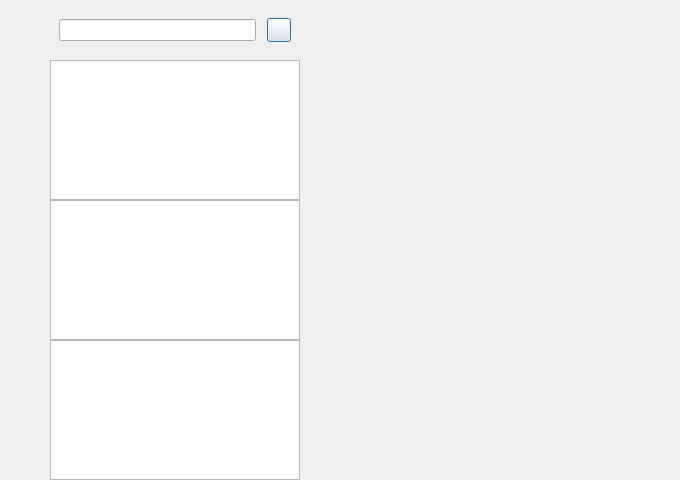
<?xml version="1.0" encoding="UTF-8"?>
<ui version="4.0">
 <class>ChatDialog</class>
 <widget class="QDialog" name="ChatDialog">
  <property name="geometry">
   <rect>
    <x>0</x>
    <y>0</y>
    <width>680</width>
    <height>480</height>
   </rect>
  </property>
  <property name="windowTitle">
   <string>Dialog</string>
  </property>
  <layout class="QHBoxLayout" name="horizontalLayout">
   <property name="spacing">
    <number>0</number>
   </property>
   <property name="leftMargin">
    <number>0</number>
   </property>
   <property name="topMargin">
    <number>0</number>
   </property>
   <property name="rightMargin">
    <number>0</number>
   </property>
   <property name="bottomMargin">
    <number>0</number>
   </property>
   <item>
    <widget class="QWidget" name="side_bar" native="true">
     <property name="sizePolicy">
      <sizepolicy hsizetype="Fixed" vsizetype="Expanding">
       <horstretch>0</horstretch>
       <verstretch>0</verstretch>
      </sizepolicy>
     </property>
     <property name="minimumSize">
      <size>
       <width>50</width>
       <height>0</height>
      </size>
     </property>
     <property name="maximumSize">
      <size>
       <width>50</width>
       <height>16777215</height>
      </size>
     </property>
     <layout class="QVBoxLayout" name="verticalLayout">
      <property name="leftMargin">
       <number>10</number>
      </property>
      <property name="topMargin">
       <number>30</number>
      </property>
      <property name="rightMargin">
       <number>0</number>
      </property>
      <property name="bottomMargin">
       <number>0</number>
      </property>
      <item>
       <widget class="QWidget" name="widget" native="true">
        <layout class="QVBoxLayout" name="verticalLayout_3">
         <property name="spacing">
          <number>30</number>
         </property>
         <property name="leftMargin">
          <number>0</number>
         </property>
         <property name="topMargin">
          <number>0</number>
         </property>
         <property name="rightMargin">
          <number>0</number>
         </property>
         <property name="bottomMargin">
          <number>0</number>
         </property>
         <item>
          <widget class="QLabel" name="side_head_lb">
           <property name="minimumSize">
            <size>
             <width>35</width>
             <height>35</height>
            </size>
           </property>
           <property name="maximumSize">
            <size>
             <width>35</width>
             <height>35</height>
            </size>
           </property>
           <property name="text">
            <string/>
           </property>
          </widget>
         </item>
         <item>
          <widget class="StateWidget" name="side_chat_lb" native="true">
           <property name="minimumSize">
            <size>
             <width>30</width>
             <height>30</height>
            </size>
           </property>
           <property name="maximumSize">
            <size>
             <width>30</width>
             <height>30</height>
            </size>
           </property>
          </widget>
         </item>
         <item>
          <widget class="StateWidget" name="side_contact_lb" native="true">
           <property name="minimumSize">
            <size>
             <width>30</width>
             <height>30</height>
            </size>
           </property>
           <property name="maximumSize">
            <size>
             <width>30</width>
             <height>30</height>
            </size>
           </property>
          </widget>
         </item>
        </layout>
       </widget>
      </item>
      <item>
       <spacer name="verticalSpacer">
        <property name="orientation">
         <enum>Qt::Vertical</enum>
        </property>
        <property name="sizeHint" stdset="0">
         <size>
          <width>20</width>
          <height>40</height>
         </size>
        </property>
       </spacer>
      </item>
     </layout>
    </widget>
   </item>
   <item>
    <widget class="QWidget" name="chat_user_wid" native="true">
     <property name="maximumSize">
      <size>
       <width>250</width>
       <height>16777215</height>
      </size>
     </property>
     <layout class="QVBoxLayout" name="verticalLayout_2">
      <property name="spacing">
       <number>0</number>
      </property>
      <property name="leftMargin">
       <number>0</number>
      </property>
      <property name="topMargin">
       <number>0</number>
      </property>
      <property name="rightMargin">
       <number>0</number>
      </property>
      <property name="bottomMargin">
       <number>0</number>
      </property>
      <item>
       <widget class="QWidget" name="search_wid" native="true">
        <property name="minimumSize">
         <size>
          <width>0</width>
          <height>60</height>
         </size>
        </property>
        <property name="maximumSize">
         <size>
          <width>16777215</width>
          <height>60</height>
         </size>
        </property>
        <layout class="QHBoxLayout" name="horizontalLayout_2">
         <item>
          <widget class="CustonizeEdit" name="search_edit"/>
         </item>
         <item>
          <spacer name="horizontalSpacer">
           <property name="orientation">
            <enum>Qt::Horizontal</enum>
           </property>
           <property name="sizeType">
            <enum>QSizePolicy::Fixed</enum>
           </property>
           <property name="sizeHint" stdset="0">
            <size>
             <width>5</width>
             <height>20</height>
            </size>
           </property>
          </spacer>
         </item>
         <item>
          <widget class="ClickedBtn" name="add_btn">
           <property name="minimumSize">
            <size>
             <width>24</width>
             <height>24</height>
            </size>
           </property>
           <property name="maximumSize">
            <size>
             <width>24</width>
             <height>24</height>
            </size>
           </property>
           <property name="text">
            <string/>
           </property>
          </widget>
         </item>
        </layout>
       </widget>
      </item>
      <item>
       <widget class="ChatUserList" name="chat_user_list"/>
      </item>
      <item>
       <widget class="SearchList" name="search_list"/>
      </item>
      <item>
       <widget class="ContactUserList" name="con_user_list"/>
      </item>
     </layout>
    </widget>
   </item>
   <item>
    <widget class="QStackedWidget" name="stackedWidget">
     <widget class="ChatPage" name="chat_page"/>
     <widget class="ApplyFriendPage" name="friend_apply_page"/>
    </widget>
   </item>
  </layout>
 </widget>
 <customwidgets>
  <customwidget>
   <class>ClickedBtn</class>
   <extends>QPushButton</extends>
   <header location="global">clickedbtn.h</header>
  </customwidget>
  <customwidget>
   <class>CustonizeEdit</class>
   <extends>QLineEdit</extends>
   <header location="global">custonizeedit.h</header>
  </customwidget>
  <customwidget>
   <class>ChatUserList</class>
   <extends>QListWidget</extends>
   <header location="global">chatuserlist.h</header>
  </customwidget>
  <customwidget>
   <class>ChatPage</class>
   <extends>QWidget</extends>
   <header location="global">chatpage.h</header>
   <container>1</container>
  </customwidget>
  <customwidget>
   <class>StateWidget</class>
   <extends>QWidget</extends>
   <header location="global">statewidget.h</header>
   <container>1</container>
  </customwidget>
  <customwidget>
   <class>SearchList</class>
   <extends>QListWidget</extends>
   <header location="global">searchlist.h</header>
  </customwidget>
  <customwidget>
   <class>ContactUserList</class>
   <extends>QListWidget</extends>
   <header location="global">contactuserlist.h</header>
  </customwidget>
  <customwidget>
   <class>ApplyFriendPage</class>
   <extends>QWidget</extends>
   <header location="global">applyfriendpage.h</header>
   <container>1</container>
  </customwidget>
 </customwidgets>
 <resources/>
 <connections/>
</ui>
